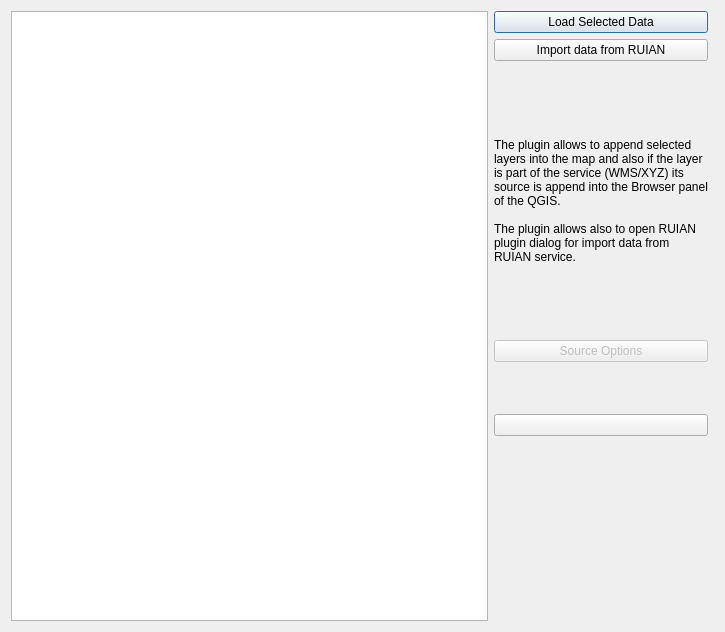
<?xml version="1.0" encoding="UTF-8"?>
<ui version="4.0">
 <class>GeoDataDialogBase</class>
 <widget class="QDialog" name="GeoDataDialogBase">
  <property name="geometry">
   <rect>
    <x>0</x>
    <y>0</y>
    <width>725</width>
    <height>632</height>
   </rect>
  </property>
  <property name="maximumSize">
   <size>
    <width>16777215</width>
    <height>16777215</height>
   </size>
  </property>
  <property name="windowTitle">
   <string>GeoData</string>
  </property>
  <layout class="QGridLayout" name="gridLayout">
   <item row="11" column="1" colspan="2">
    <widget class="QLabel" name="labelRuianError">
     <property name="text">
      <string/>
     </property>
     <property name="wordWrap">
      <bool>true</bool>
     </property>
    </widget>
   </item>
   <item row="0" column="0" rowspan="12">
    <widget class="QTreeWidget" name="treeWidgetSources">
     <property name="minimumSize">
      <size>
       <width>200</width>
       <height>0</height>
      </size>
     </property>
     <property name="columnCount">
      <number>1</number>
     </property>
     <attribute name="headerVisible">
      <bool>false</bool>
     </attribute>
     <column>
      <property name="text">
       <string notr="true">1</string>
      </property>
     </column>
    </widget>
   </item>
   <item row="0" column="1">
    <widget class="QPushButton" name="pushButtonLoadData">
     <property name="text">
      <string>Load Selected Data</string>
     </property>
    </widget>
   </item>
   <item row="1" column="1">
    <widget class="QPushButton" name="pushButtonLoadRuianPlugin">
     <property name="text">
      <string>Import data from RUIAN</string>
     </property>
    </widget>
   </item>
   <item row="3" column="1">
    <widget class="QLabel" name="label">
     <property name="minimumSize">
      <size>
       <width>214</width>
       <height>175</height>
      </size>
     </property>
     <property name="text">
      <string>The plugin allows to append selected layers into the map and also if the layer is part of the service (WMS/XYZ) its source is append into the Browser panel of the QGIS.

The plugin allows also to open RUIAN plugin dialog for import data from RUIAN service.</string>
     </property>
     <property name="wordWrap">
      <bool>true</bool>
     </property>
    </widget>
   </item>
   <item row="5" column="1">
    <widget class="QPushButton" name="pushButtonSourceOptions">
     <property name="enabled">
      <bool>false</bool>
     </property>
     <property name="focusPolicy">
      <enum>Qt::StrongFocus</enum>
     </property>
     <property name="text">
      <string>Source Options</string>
     </property>
    </widget>
   </item>
   <item row="7" column="1">
    <widget class="QPushButton" name="pushButtonSettings">
     <property name="toolTip">
      <string>Settings</string>
     </property>
     <property name="text">
      <string/>
     </property>
    </widget>
   </item>
  </layout>
 </widget>
 <resources/>
 <connections/>
</ui>
